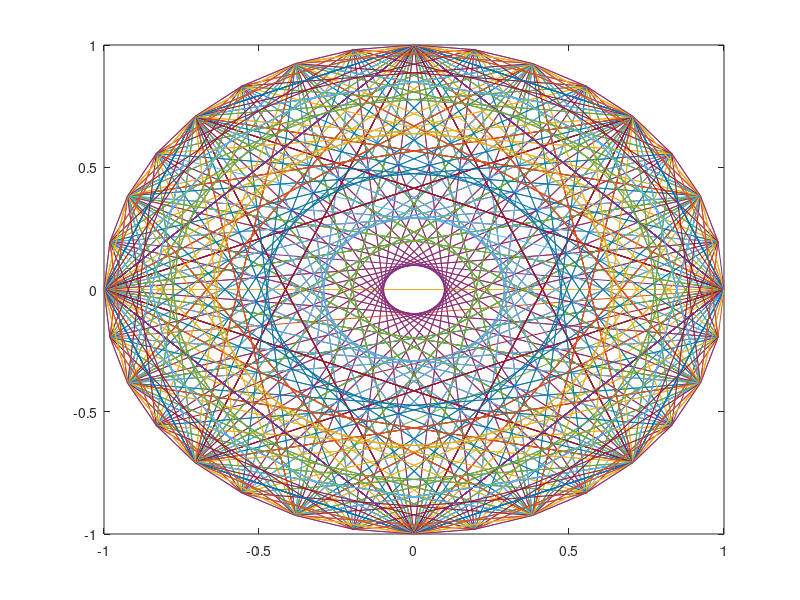
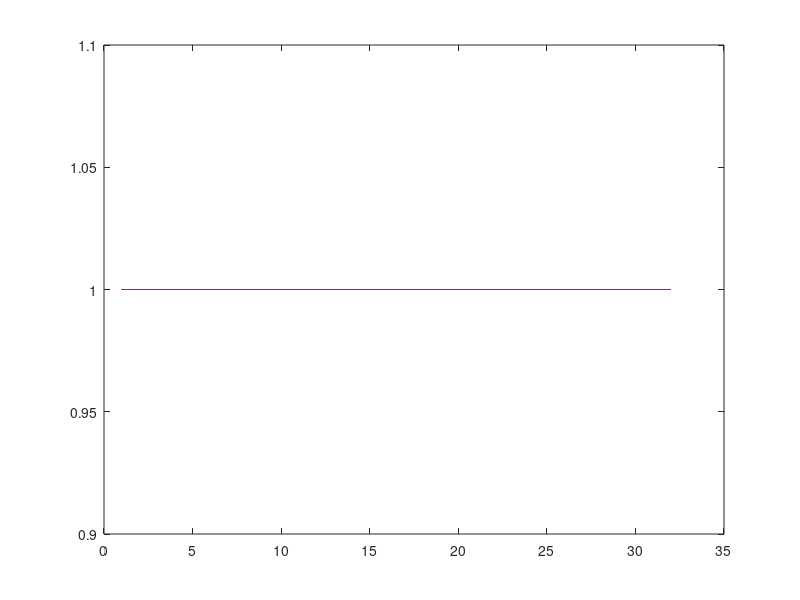
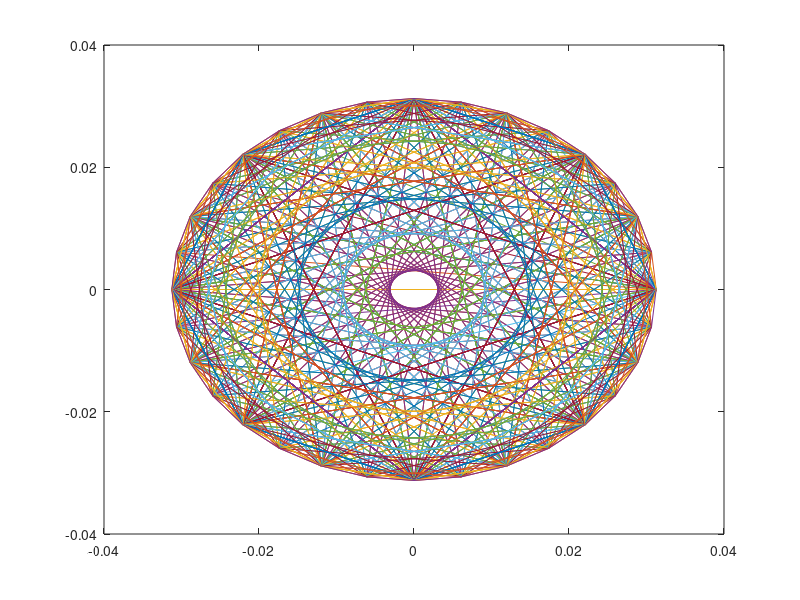
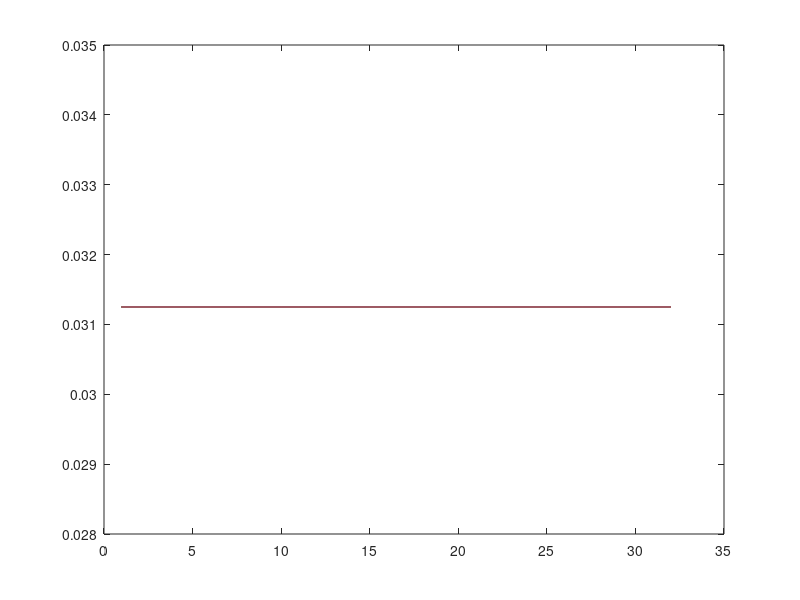

Write MATLAB code to recreate these figures, in order. (Note: this script raises an error after producing the figures.)
clear all;
clc;
clf;
close all;

%**************************************************************************
% Initialize all the values for the block implementation
N = 64;
L = 16;
P = L;
M = 32;
R = 10;
B = N+M-L; 
%**************************************************************************

% Find the FFT and IFFT matrices 
F = fft(eye(M)); % MxM matrix
figure(1);plot(F);
figure(2);plot(abs(F));

Finv = ifft(eye(M)); % MxM matrix
figure(3);plot(Finv);
figure(4);plot(abs(Finv));

G1 = [zeros(M-L,M-L) zeros(M-L,L)
zeros(L,M-L) eye(L,L)];
figure(5);plot(G1);
%**************************************************************************

% Intialize the constarined or unconstarined condition 
G2 = F*[eye(P) zeros(P,M-P)
zeros(M-P,P) zeros(M-P,M-P)]*Finv; % size = MxM , constrained
figure(6); plot(G2);
%**************************************************************************

% Intialize the coefficients vector 
K = 5; % Gain factor 
w(1:N,1) = K*[ones(N,1)]; % Nx1 vector , intialize the coefficients vector 

for (p = 0 : (N/P)-1)
W_p(1:M,p+1) = F*[w((p*P)+1 : (p+1)*(P),1) % Mx1 vector , find the frequency domain equivalent 
zeros(M-P,1)]; % Split into N/P parts , length is Px1 and zero pad with (M-P)x1 zeros 
end % Size of W_p = Mx1

figure(7);plot(W_p);
%**************************************************************************

% Time sampling for collecting data 
% %noise signal
% noise = .2*randn(1,length(t));
% x1 = randn(1,length(t));
% b = fir1(63,[.35 .65]);
% %sample original signal x
% f1 = filter(b,1,x1);

[x1,fs] = wavread('C:\signalplusnoise.wav',64);


[s] = wavread('C:\noise.wav',64);
figure(9);plot(s);
t = 0:length(x1);

%assume additive white gaussian noise and add to s
[xw] = 10*[x1];
k = 5;
figure(8);plot(xw);
%here s = sin(3*t)
%s = k*(10*sin(.5*t) + 20*cos(5*t));
% d = xw + s
d = xw + s ; 
figure(19);plot(d);
%**************************************************************************

% Taking data , size = the lowest power of 2 available data 
TB = floor(log2(length(t)));
TBL = 2^TB;
%**************************************************************************

%plot x d and s to be able to see them together
figure(10);
plot(t(1:TBL),x1(1:TBL));
hold on;
plot(t(1:TBL),d(1:TBL),'r-');
xlabel ('NUMBER OF SAMPLES');
ylabel('AMPLITUDE');
axis tight;
plot(t(1:TBL),s(1:TBL),'g+');
legend('ORIGINAL SIGNAL, x','d = s + (w*x)','NEW SIGNAL, s');
%close ;
%plot noise
figure(11);
plot(xw(1:TBL));
axis tight;
title('SIGNALS FROM LOUDSPEAKER');
xlabel ('NUMBER OF SAMPLES');
ylabel('AMPLITUDE');
%close ;

%**************************************************************************
x = [zeros(1,(N + M - 2*L))' x1]; % Zero pad with N + M - 2*L zeros 
%**************************************************************************

for a = 1:TBL/L
dd(1:L,1) = d(((a-1)*L + 1):a*L)'; % L samples of desired element 
d_l(1:M,1) = [zeros(M-L,1) 
dd ];% Desired data matric Mx1 matrix , fixed for the 
end
figure(12);plot(dd);
xhold(1:B,1) = [x(((a-1)*L +1) : ((a-1)*L + B))]' ; % every L sample (N+M-L)x1
figure(13);plot(xhold);

for p = 0:1:((N/P)-1)
x_p(1:M,p+1) = xhold((B - p*P - M +1):(B - p*P),1); % take the first L samples and the previous N samples 
X_p(1:M,p+1) = F*x_p(1:M,p+1); % create blocks of length M starting from the latest sample
% and going backwards.
end
figure(14);plot(x_p);
figure(15);plot(X_p);
figure(16);plot(abs(X_p));

%Del = calculate_step_size(X_p,M,N/P,type);
Del = size(X_p,M);

for r = 1:R % Start the recursion 
if r == 1
W_p_r(1:M,1:(N/P),r) = W_p(1:M,1:(N/P)); % store the filter weights in a new array indexed 
end % for including the R iterations
end
figure(17);plot(abs(W_p_r));

temp = 0; % Initialize for summation

for p = 0:1:((N/P)-1)
temp = temp + [((diag(X_p(1:M,p+1)))*W_p_r(1:M,p+1))]; % Find the summation of X_p*w_p
end
% figure(17);plot(temp);

y(1:M,r) = real(G1*Finv*temp)./P; % estimate of
figure(18);plot(y);